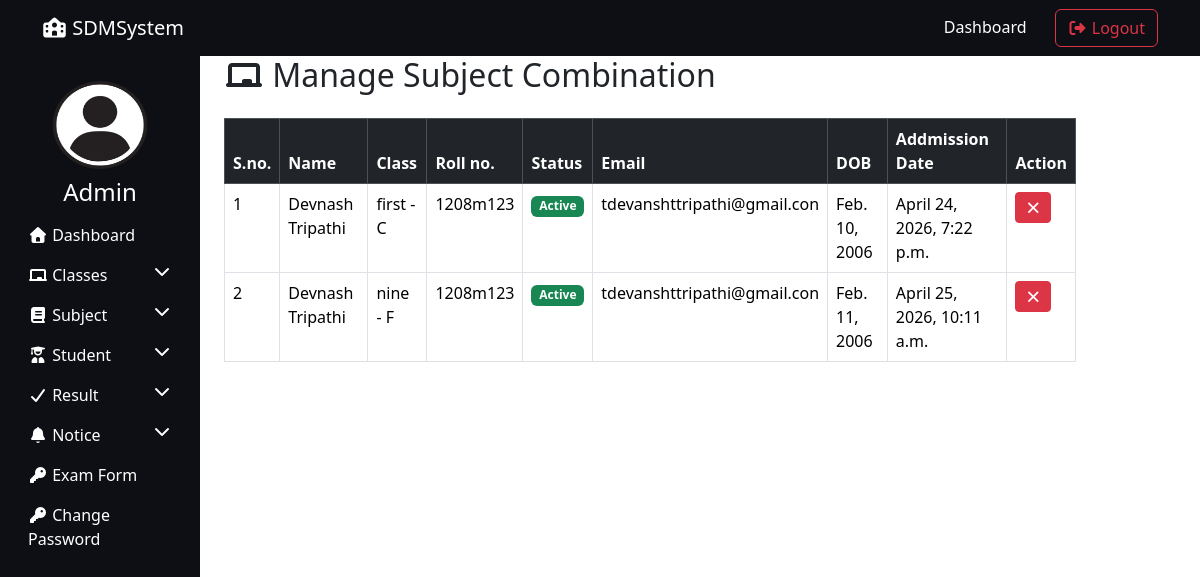
The app's page /manage_student/ (signed in) with its own data.
### resultapp/models.py (models this page shows, shortened)
class Student(models.Model):
    GENDER_CHOICES = (
        ('Male', 'Male'),
        ('Female', 'Female'),
    )
    name = models.CharField(max_length=100)
    roll_id = models.CharField(max_length=30)
    email = models.EmailField(max_length=50)
    gender = models.CharField(max_length=10, choices=GENDER_CHOICES)
    dob = models.DateField()
    student_class = models.ForeignKey(Class, on_delete=models.SET_NULL, null=True)
    reg_date = models.DateTimeField(auto_now_add=True)
    updation_date = models.DateTimeField(auto_now=True)
    status = models.IntegerField(default=1)

class Class(models.Model):
    class_name = models.CharField(max_length=50)
    class_numeric = models.IntegerField()
    section = models.CharField(max_length=20)
    creation_date = models.DateTimeField(auto_now_add=True)
    updation_date = models.DateTimeField(auto_now=True)
    def __str__(self):
        return f"{self.class_name} - {self.section}"

### resultapp/views.py (the view, shortened to what this page needs)
# urls.py: path('manage_student/', manage_student, name='manage_student'),
@login_required
def manage_student(request):
    combinations = Student.objects.all()
    aid = request.GET.get('aid')
    did = request.GET.get('did')
    return render(request, 'manage_student.html', {'combinations': combinations})

### resultapp/templates/manage_student.html (shortened to what this page needs)
{% extends "admin_base.html" %}
{% load static %}
{% block content %}
<div class="container">
    <h2 class="mb-4">
        <i class="fas fa-chalkboard"></i> Manage Subject Combination
    </h2>
    <table class="table table-bordered">
        <thead class="table-dark">
            <tr>
                <th>S.no.</th>
                <th>Name</th>
                <th>Class</th>
                 <th>Roll no.</th>
                 <th>Status</th>
                  <th>Email</th>
                  <th>DOB</th>
                  <th>Addmission Date</th>
                <th>Action</th>
            </tr>
        </thead>
        <tbody>
            {% for i in combinations %}
            <tr>
                <td>{{ forloop.counter }}</td>
                <td>{{ i.name }}</td>
                <td>{{i.student_class }}</td>
                <td>{{i.roll_id}}</td>
                 <td>
                    {% if i.status == 1 %}
                        <span class="badge bg-success">Active</span>
                    {% else %}
                        <span class="badge bg-danger">Inactive</span>
                    {% endif %}
                </td>
                <td>{{i.email }}</td>
                <td>{{i.dob }}</td>
                <td>{{i.reg_date}}</td>
                <td>
                {% if i.status == 1 %}
    <a href="?did={{ i.id }}" class="btn btn-danger btn-sm">
        <i class="fas fa-times"></i>
    </a>
{% else %}
    <a href="?aid={{ i.id }}" class="btn btn-success btn-sm">
        <i class="fas fa-check"></i>
    </a>
{% endif %}
                </td>
            </tr>
            {% endfor %}
        </tbody>
    </table>
</div>
{% endblock %}

### records on screen
Student: name "Devnash Tripathi", student_class "first - C", roll_id "1208m123", status "Active", email "tdevanshttripathi@gmail.con", dob "Feb. 10, 2006", reg_date "April 24, 2026, 7:22 p.m."
Student: name "Devnash Tripathi", student_class "nine - F", roll_id "1208m123", status "Active", email "tdevanshttripathi@gmail.con", dob "Feb. 11, 2006", reg_date "April 25, 2026, 10:11 a.m."
